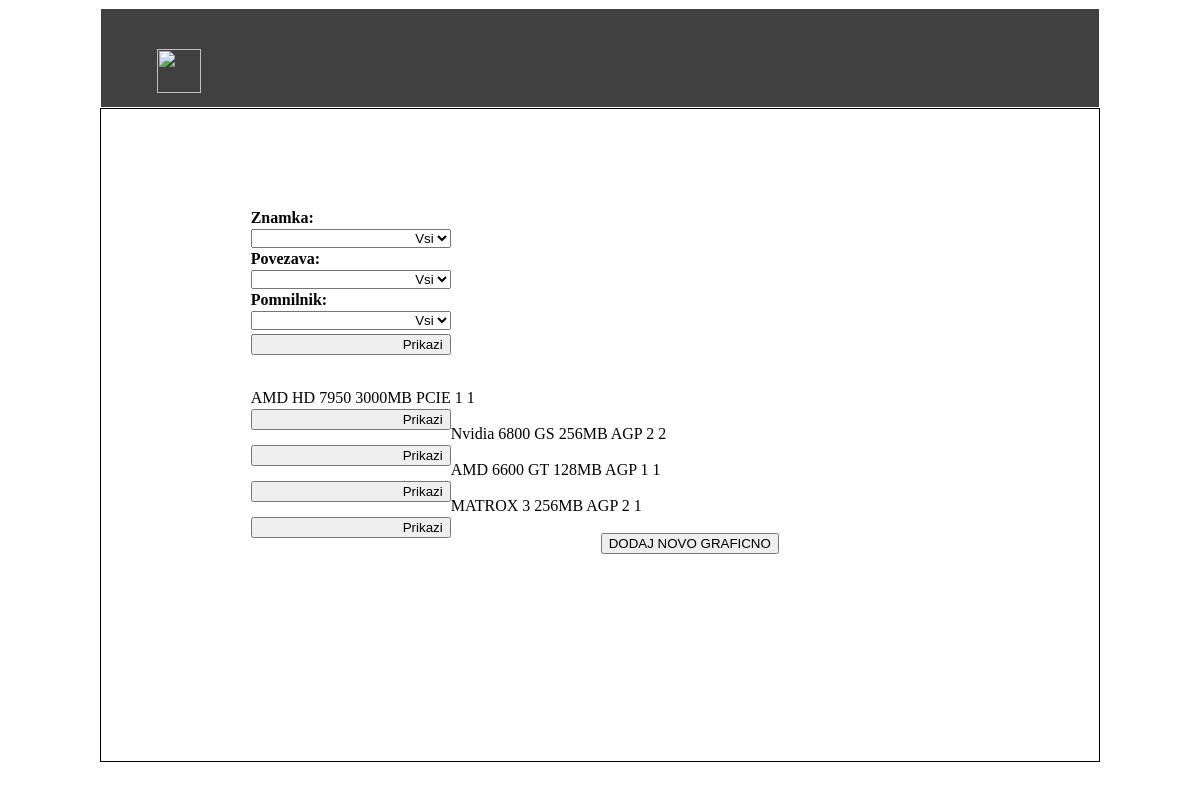
/app/graficne, run on the app's committed database.
### kalkulator/models.py (models this page shows)
class Graficna(models.Model):
    znamka = models.CharField(max_length=20)
    model = models.CharField(max_length=20)
    pomnilnik = models.CharField(max_length=20)
    povezava = models.CharField(max_length=20)
    opis = models.CharField(max_length=100)
    kolicina = models.CharField(max_length=20)

### kalkulator/views.py (the view, shortened to what this page needs)
def graficne(request):
    context = {}
    graficne = Graficna.objects.all()
    znamke = Graficna.objects.values('znamka').distinct().order_by(Lower('znamka')).values_list('znamka', flat=True)
    povezave = Graficna.objects.values('povezava').distinct().order_by(Lower('povezava')).values_list('povezava', flat=True)
    pomnilniki = Graficna.objects.values('pomnilnik').distinct().order_by('pomnilnik').values_list('pomnilnik', flat=True)
    print(pomnilniki)
    context['znamke'] = znamke
    context['povezave'] = povezave
    context['pomnilniki'] = pomnilniki
    if request.method == 'GET'  and 'graficna' in request.GET:
            print('dela')
    context['graficne'] = graficne
    return render(request, 'kalkulator/graficne.html', context)

### kalkulator/templates/kalkulator/graficne.html (shortened to what this page needs)
{% extends "kalkulator/base.html" %}
{% block main %}
	<div id="Stanje">
		<form>
			<label>Znamka:</label><select name="znamka">
										<option>Vsi</option>
										</select>
			<label>Povezava:</label><select name="povezava">
										<option>Vsi</option>
										</select>
			<label>Pomnilnik:</label><select name="pomnilnik">
										<option>Vsi</option>
										</select>
			<input type="submit" id="vpisi" value="Prikazi">
		</form>
		<br>
		<br>
		<br>
		<br>
		<br>
		<br>
		<br>
		<br>
		<br>
		<br>
		{% for graficna in graficne %}
		{{graficna.znamka}} {{graficna.model}} {{graficna.pomnilnik}}MB  {{graficna.povezava}}  {{graficna.opis}} {{graficna.kolicina}}
		<form>
			<input type="submit" id="vpisi" value="Prikazi" name="graficna">
		</form>
		<br>
		{% endfor %}
		<a href="dodajGraficno" style="margin-left:150px">
			<button> DODAJ NOVO GRAFICNO</button>
		</a>
	</div>
{% endblock %}

### kalkulator/static/kalkulator/style.css (style rules this page uses)
body { max-width: 1000px; margin-left: auto; margin-right: auto; }
a:link { color: white; text-decoration: none; }
#Obrazec, #Stanje, #Porocilo { padding: 10% 15%; }
select, input, textarea { clear: both; float: left; width: 200px; margin: 2px 0px; text-align: right; }
label { float: left; clear: both; width: 200px; font-weight: bolder; }

### data on the page
Graficna: znamka "AMD", model "HD 7950", pomnilnik "3000", povezava "PCIE", opis "1", kolicina "1"
Graficna: znamka "Nvidia", model "6800 GS", pomnilnik "256", povezava "AGP", opis "2", kolicina "2"
Graficna: znamka "AMD", model "6600 GT", pomnilnik "128", povezava "AGP", opis "1", kolicina "1"
Graficna: znamka "MATROX", model "3", pomnilnik "256", povezava "AGP", opis "2", kolicina "1"
